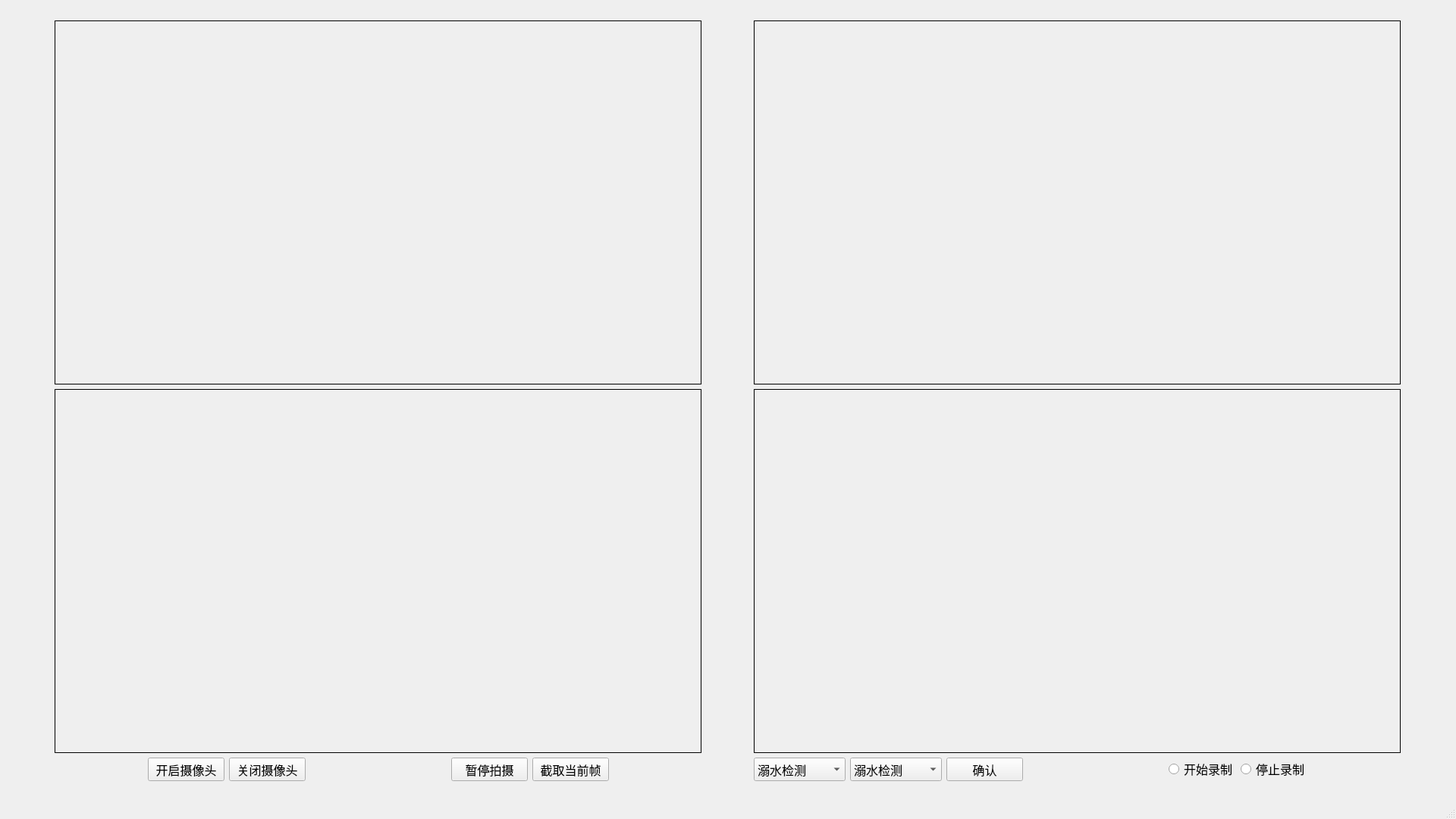
<?xml version="1.0" encoding="UTF-8"?>
<ui version="4.0">
 <class>MainWindow</class>
 <widget class="QMainWindow" name="MainWindow">
  <property name="geometry">
   <rect>
    <x>0</x>
    <y>0</y>
    <width>1920</width>
    <height>1080</height>
   </rect>
  </property>
  <property name="minimumSize">
   <size>
    <width>1920</width>
    <height>1080</height>
   </size>
  </property>
  <property name="maximumSize">
   <size>
    <width>1920</width>
    <height>1080</height>
   </size>
  </property>
  <property name="windowTitle">
   <string>MainWindow</string>
  </property>
  <widget class="QWidget" name="centralwidget">
   <layout class="QVBoxLayout" name="verticalLayout_2">
    <item>
     <layout class="QVBoxLayout" name="verticalLayout">
      <item>
       <layout class="QHBoxLayout" name="horizontalLayout_2">
        <item>
         <widget class="QLabel" name="labelOriginal_1">
          <property name="minimumSize">
           <size>
            <width>853</width>
            <height>480</height>
           </size>
          </property>
          <property name="maximumSize">
           <size>
            <width>853</width>
            <height>480</height>
           </size>
          </property>
          <property name="frameShape">
           <enum>QFrame::Box</enum>
          </property>
          <property name="text">
           <string/>
          </property>
         </widget>
        </item>
        <item>
         <widget class="QLabel" name="labelProcessed_1">
          <property name="minimumSize">
           <size>
            <width>853</width>
            <height>480</height>
           </size>
          </property>
          <property name="maximumSize">
           <size>
            <width>853</width>
            <height>480</height>
           </size>
          </property>
          <property name="frameShape">
           <enum>QFrame::Box</enum>
          </property>
          <property name="text">
           <string/>
          </property>
         </widget>
        </item>
       </layout>
      </item>
      <item>
       <layout class="QHBoxLayout" name="horizontalLayout">
        <item>
         <widget class="QLabel" name="labelOriginal_2">
          <property name="minimumSize">
           <size>
            <width>853</width>
            <height>480</height>
           </size>
          </property>
          <property name="maximumSize">
           <size>
            <width>853</width>
            <height>480</height>
           </size>
          </property>
          <property name="frameShape">
           <enum>QFrame::Box</enum>
          </property>
          <property name="text">
           <string/>
          </property>
         </widget>
        </item>
        <item>
         <widget class="QLabel" name="labelProcessed_2">
          <property name="minimumSize">
           <size>
            <width>853</width>
            <height>480</height>
           </size>
          </property>
          <property name="maximumSize">
           <size>
            <width>853</width>
            <height>480</height>
           </size>
          </property>
          <property name="frameShape">
           <enum>QFrame::Box</enum>
          </property>
          <property name="text">
           <string/>
          </property>
         </widget>
        </item>
       </layout>
      </item>
      <item>
       <layout class="QHBoxLayout" name="horizontalLayout_3">
        <item>
         <spacer name="horizontalSpacer">
          <property name="orientation">
           <enum>Qt::Horizontal</enum>
          </property>
          <property name="sizeHint" stdset="0">
           <size>
            <width>40</width>
            <height>20</height>
           </size>
          </property>
         </spacer>
        </item>
        <item>
         <widget class="QPushButton" name="btnOpen">
          <property name="minimumSize">
           <size>
            <width>101</width>
            <height>31</height>
           </size>
          </property>
          <property name="maximumSize">
           <size>
            <width>101</width>
            <height>31</height>
           </size>
          </property>
          <property name="font">
           <font>
            <family>Agency FB</family>
            <pointsize>12</pointsize>
           </font>
          </property>
          <property name="text">
           <string>开启摄像头</string>
          </property>
         </widget>
        </item>
        <item>
         <widget class="QPushButton" name="btnClose">
          <property name="minimumSize">
           <size>
            <width>101</width>
            <height>31</height>
           </size>
          </property>
          <property name="maximumSize">
           <size>
            <width>101</width>
            <height>31</height>
           </size>
          </property>
          <property name="font">
           <font>
            <family>Agency FB</family>
            <pointsize>12</pointsize>
           </font>
          </property>
          <property name="text">
           <string>关闭摄像头</string>
          </property>
         </widget>
        </item>
        <item>
         <spacer name="horizontalSpacer_5">
          <property name="orientation">
           <enum>Qt::Horizontal</enum>
          </property>
          <property name="sizeHint" stdset="0">
           <size>
            <width>40</width>
            <height>20</height>
           </size>
          </property>
         </spacer>
        </item>
        <item>
         <widget class="QPushButton" name="btnPause">
          <property name="minimumSize">
           <size>
            <width>101</width>
            <height>31</height>
           </size>
          </property>
          <property name="maximumSize">
           <size>
            <width>101</width>
            <height>31</height>
           </size>
          </property>
          <property name="font">
           <font>
            <family>Agency FB</family>
            <pointsize>12</pointsize>
           </font>
          </property>
          <property name="text">
           <string>暂停拍摄</string>
          </property>
         </widget>
        </item>
        <item>
         <widget class="QPushButton" name="btnCapture">
          <property name="minimumSize">
           <size>
            <width>101</width>
            <height>31</height>
           </size>
          </property>
          <property name="maximumSize">
           <size>
            <width>101</width>
            <height>31</height>
           </size>
          </property>
          <property name="font">
           <font>
            <family>Agency FB</family>
            <pointsize>12</pointsize>
           </font>
          </property>
          <property name="text">
           <string>截取当前帧</string>
          </property>
         </widget>
        </item>
        <item>
         <spacer name="horizontalSpacer_6">
          <property name="orientation">
           <enum>Qt::Horizontal</enum>
          </property>
          <property name="sizeHint" stdset="0">
           <size>
            <width>40</width>
            <height>20</height>
           </size>
          </property>
         </spacer>
        </item>
        <item>
         <widget class="QComboBox" name="comboBoxModels_1">
          <property name="minimumSize">
           <size>
            <width>121</width>
            <height>31</height>
           </size>
          </property>
          <property name="maximumSize">
           <size>
            <width>121</width>
            <height>31</height>
           </size>
          </property>
          <property name="font">
           <font>
            <family>Agency FB</family>
            <pointsize>12</pointsize>
           </font>
          </property>
          <item>
           <property name="text">
            <string>溺水检测</string>
           </property>
          </item>
          <item>
           <property name="text">
            <string>进水检测</string>
           </property>
          </item>
          <item>
           <property name="text">
            <string>游泳检测</string>
           </property>
          </item>
         </widget>
        </item>
        <item>
         <widget class="QComboBox" name="comboBoxModels_2">
          <property name="minimumSize">
           <size>
            <width>121</width>
            <height>31</height>
           </size>
          </property>
          <property name="maximumSize">
           <size>
            <width>121</width>
            <height>31</height>
           </size>
          </property>
          <property name="font">
           <font>
            <family>Agency FB</family>
            <pointsize>12</pointsize>
           </font>
          </property>
          <item>
           <property name="text">
            <string>溺水检测</string>
           </property>
          </item>
          <item>
           <property name="text">
            <string>进水检测</string>
           </property>
          </item>
          <item>
           <property name="text">
            <string>游泳检测</string>
           </property>
          </item>
         </widget>
        </item>
        <item>
         <widget class="QPushButton" name="btnConfirm">
          <property name="minimumSize">
           <size>
            <width>101</width>
            <height>31</height>
           </size>
          </property>
          <property name="maximumSize">
           <size>
            <width>101</width>
            <height>31</height>
           </size>
          </property>
          <property name="font">
           <font>
            <family>Agency FB</family>
            <pointsize>12</pointsize>
           </font>
          </property>
          <property name="text">
           <string>确认</string>
          </property>
         </widget>
        </item>
        <item>
         <spacer name="horizontalSpacer_7">
          <property name="orientation">
           <enum>Qt::Horizontal</enum>
          </property>
          <property name="sizeHint" stdset="0">
           <size>
            <width>40</width>
            <height>20</height>
           </size>
          </property>
         </spacer>
        </item>
        <item>
         <widget class="QRadioButton" name="radioStartRecord">
          <property name="font">
           <font>
            <family>Agency FB</family>
            <pointsize>12</pointsize>
           </font>
          </property>
          <property name="text">
           <string>开始录制</string>
          </property>
         </widget>
        </item>
        <item>
         <widget class="QRadioButton" name="radioStopRecord">
          <property name="font">
           <font>
            <family>Agency FB</family>
            <pointsize>12</pointsize>
           </font>
          </property>
          <property name="text">
           <string>停止录制</string>
          </property>
         </widget>
        </item>
        <item>
         <spacer name="horizontalSpacer_2">
          <property name="orientation">
           <enum>Qt::Horizontal</enum>
          </property>
          <property name="sizeHint" stdset="0">
           <size>
            <width>40</width>
            <height>20</height>
           </size>
          </property>
         </spacer>
        </item>
       </layout>
      </item>
     </layout>
    </item>
   </layout>
  </widget>
  <widget class="QMenuBar" name="menubar">
   <property name="geometry">
    <rect>
     <x>0</x>
     <y>0</y>
     <width>1920</width>
     <height>23</height>
    </rect>
   </property>
  </widget>
  <widget class="QStatusBar" name="statusbar"/>
 </widget>
 <resources/>
 <connections/>
</ui>
